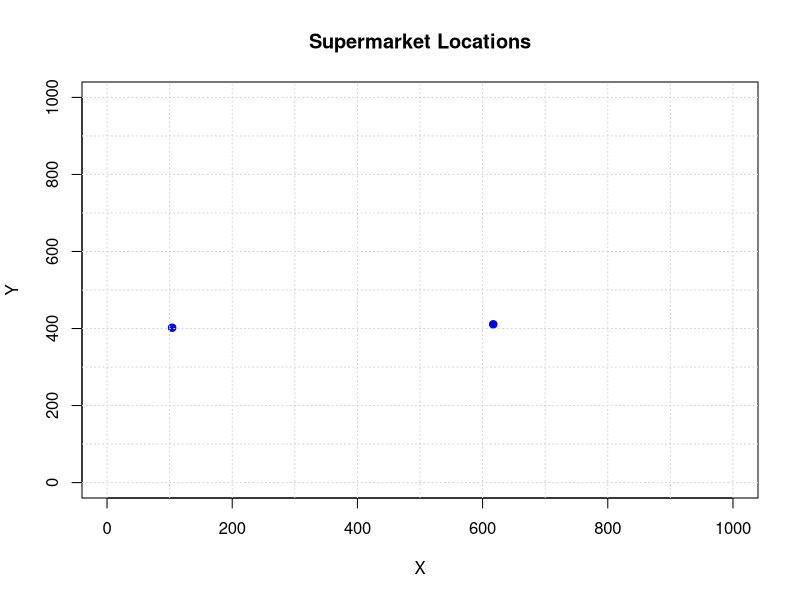

Source code (R):
# Single Chain Uniform ----


# Single Chain random ----
generate_random_supermarket_data <- function(chain_name, num_stores) {
  # Generate all possible cell coordinates
  all_cells <- expand.grid(x = seq(0, 1000, by = 1), y = seq(0, 1000, by = 1))
  
  # Randomly select a subset of cells
  selected_cells <- all_cells[sample(nrow(all_cells), num_stores), ]
  
  # Assign the chain name to the selected cells
  selected_cells$chain <- chain_name
  row.names(selected_cells) <- NULL
  
  return(selected_cells)
}

# single chain population based ----

# Two clustered ----

# Two opposing ----

# Two mixed ----

# Two random ----


# Generate supermarket data
supermarket_data <- generate_random_supermarket_data("Chain1", 2)

# Create a blank plot
plot(1, 1, xlim = c(0, 1000), ylim = c(0, 1000), type = "n", xlab = "X", ylab = "Y", main = "Supermarket Locations")

# Add the supermarket locations
points(supermarket_data$x, supermarket_data$y, pch = 19, col = "blue")

# Add grid lines to represent the cells
abline(v = seq(0, 1000, by = 100), h = seq(0, 1000, by = 100), col = "lightgray", lty = "dotted")
